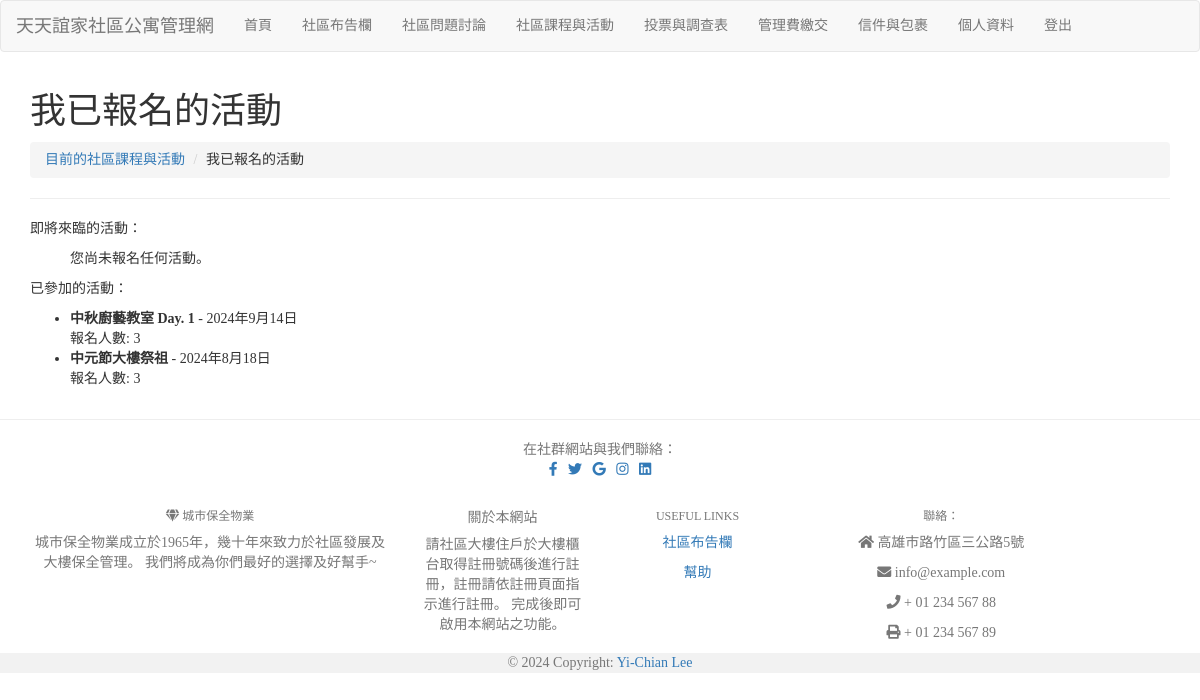
/my_activities/ (signed in), run on the app's committed database.
### mysite/models.py (models this page shows, shortened)
class ActivityApplication(models.Model):
    user = models.ForeignKey(User, on_delete=models.CASCADE, verbose_name='使用者')
    profile = models.ForeignKey(Profile, on_delete=models.CASCADE, verbose_name='個人資料')
    activity = models.ForeignKey(Activity, on_delete=models.CASCADE, verbose_name='活動')
    application_date = models.DateTimeField(auto_now_add=True, verbose_name='報名日期')
    is_registered = models.BooleanField(default=False, verbose_name='是否已報名')
    participant_count = models.PositiveIntegerField(default=1, verbose_name='報名人數', validators=[MinValueValidator(1)])

class Activity(models.Model):
    name = models.CharField(max_length=100, verbose_name='活動名稱')
    date = models.DateField(verbose_name='活動日期')
    location = models.CharField(max_length=50, verbose_name='活動地點')
    description = models.TextField(verbose_name='活動描述')
    max_particioants = models.PositiveIntegerField(verbose_name='人數上限')
    current_participants = models.PositiveIntegerField(default=0, verbose_name='目前報名人數')

### mysite/views.py (the view)
# urls.py: path('my_activities/', views.user_registered_activities, name='user_registered_activities'),
def user_registered_activities(request):
    if request.user.is_authenticated:
        username = request.user.username
    messages.get_messages(request)
    current_time = timezone.now()
    registered_activities = models.ActivityApplication.objects.filter(user=request.user, activity__date__gte=current_time).select_related('activity')
    history_activities = models.ActivityApplication.objects.filter(user=request.user, activity__date__lt=current_time)
    return render(request, 'registered_activities.html', locals())

### mysite/templates/registered_activities.html (shortened to what this page needs)
{% extends "base.html" %}
{% block content %}
<div class="container">
    <h1>我已報名的活動</h1>
    <nav aria-label="breadcrumb">
        <ol class="breadcrumb">
          <li class="breadcrumb-item"><a href="/public">目前的社區課程與活動</a></li>
          <li class="breadcrumb-item">我已報名的活動</li>
        </ol>
    </nav>
    <hr>
    <p>即將來臨的活動：</p>
    <ul>
        {% for application in registered_activities %}
            <li>
                <strong>{{ application.activity.name }}</strong> - {{ application.activity.date }}
                <br/>
                報名人數: {{ application.participant_count }}
                <form method="POST" action="{% url 'cancel_application' application.activity.id %}">
                    {% csrf_token %}
                    <input type="submit" value="取消報名" class="btn btn-danger">
                </form>
            </li>
        {% empty %}
            <p>您尚未報名任何活動。</p>
        {% endfor %}
    </ul>
    <p>已參加的活動：</p>
    <ul>
        {% for h_application in history_activities %}
            <li>
                <strong>{{ h_application.activity.name }}</strong> - {{ h_application.activity.date }}
                <br/>
                報名人數: {{ h_application.participant_count }}
            </li>
        {% empty %}
            <p>您沒有任何活動紀錄。</p>
        {% endfor %}
    </ul>
</div>
{% endblock %}

### mysite/templates/base.html (style rules this page uses)
h1, h2, h3, h4, h5, p, div { font-family: 微軟正黑體; }

### data on the page
ActivityApplication: activity.name "中秋廚藝教室 Day. 1", activity "2024年9月14日", participant_count "3"
ActivityApplication: activity.name "中元節大樓祭祖", activity "2024年8月18日", participant_count "3"
